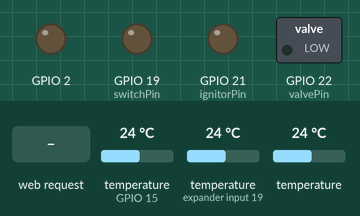
Simulated run of this sketch. Board: ESP32. Parts: switched loads named in the sketch (green lamp = pin HIGH), output pins drawn as LEDs (lit = HIGH). The inputs (shaded band) are chosen by the test bench; at power-on: temperature (sensors on GPIO 15, expander input 19) 24 °C, temperature 24 °C. Pins used as bus, display or sensor lines are not drawn.

Above: at 1.2 s.
1.3 s: HTTP request GET /heaterTunrOn received
At 2.5 s:
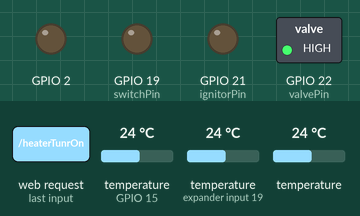
3.5 s: HTTP request GET /heaterTunrOff received
At 32.5 s:
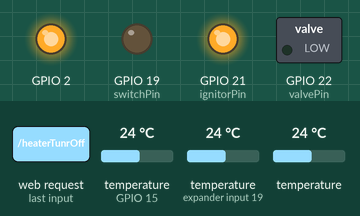
Timing chart, 0 to 33.5 s (numbered marks = the images above; inputs shaded):
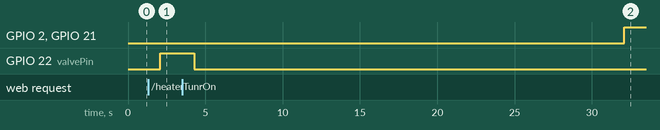

Measured:
- after the input at 1.3 s, GPIO 22 (valvePin): LOW → HIGH after 0.79 s
- after the input at 3.5 s, GPIO 22 (valvePin): HIGH → LOW after 0.79 s

The sketch:

sketch_may10a.ino
```cpp
#include <WiFi.h>
#include <WebServer.h>
#include <OneWire.h>
#include <DallasTemperature.h>

// WiFi setting
const char* ssid = "OV-65";
const char* passworg = "01234567";

// IP setting
IPAddress local_ip(192,168,2,1);
IPAddress gateway(192,168,2,1);
IPAddress subnet(255,255,255,0);
WebServer server(80);

const int powerPin = 18;
const int switchPin = 19;
const int ignitorPin = 21;
const int valvePin = 22;
const int tempPin = 15;

const int ignitorDelay = 30 * 1000; // msec
const int stabilizationDelay = 30 * 1000; // msec

OneWire oneWire(tempPin);
DallasTemperature sensors(&oneWire);

DeviceAddress exhaustSensor = {0x28, 0x44, 0xC7, 0x46, 0xD4, 0x9C, 0x3C, 0x39};
DeviceAddress blowSensor = {0x28, 0xE1, 0x7D, 0x46, 0xD4, 0x5D, 0x7F, 0xA8};
DeviceAddress garageTempSensor = {0x28, 0xC7, 0xFB, 0x46, 0xD4, 0x6A, 0x19, 0x00};


// 0 = off
// 1 = start
// 2 = on
// 3 = stop
// 4 = fail
int state = 0;

class Heater;
Heater *ov65;

class Relay {
  private:
  int pin;

  public:
  Relay(int _pin){
    pin = _pin;
    pinMode(pin, OUTPUT);
  }

  void turnOn(){
    digitalWrite(pin, HIGH);
  }

  void turnOff(){
    digitalWrite(pin, LOW);
  }
};

class Motor : Relay {
  public:
  Motor(int _pin) : Relay (_pin) {}

  void lowSpeed(){
    turnOn();
  }

  void HighSpeed(){
    turnOff();
  }
};

class Heater {
  private:
  Relay *power;
  Motor *motor;
  Relay *ignitor;
  Relay *valve;

  public:
  Heater(Relay *_power, Motor *_motor, Relay *_ignitor, Relay *_valve){
    power = _power;
    motor = _motor;
    ignitor = _ignitor;
    valve = _valve;

    power->turnOff();
    ignitor->turnOff();
    valve->turnOff();
  }

  void run(){
    state = 1;
    power->turnOn();
    valve->turnOn();
    motor->HighSpeed();

    Serial2.println("before delay");
    delay(ignitorDelay);
    Serial2.println("after delay");

    ignitor->turnOn();
    digitalWrite(2, HIGH);

    delay(stabilizationDelay);

    ignitor->turnOff();
    digitalWrite(2, LOW);
    Serial2.println("before change state");
    state = 2;
    Serial2.println("after change state");

    return;
  }

  static void runImpl(void* _this){
    ((Heater*)_this)->run();
    vTaskDelete(NULL);
  }

  void heaterRun(){
    xTaskCreatePinnedToCore(this->runImpl, "ov65-run", 10000, this, 0, NULL, 0);
  }

  void stop(){
    state = 3;
    valve->turnOff();
    // 5 minutes
    delay(5  * 1000);
    power->turnOff();
    state = 0;
  }

  static void stopImpl(void* _this){
    ((Heater*)_this)->stop();
    vTaskDelete(NULL);
  }

  void heaterStop(){
    xTaskCreatePinnedToCore(this->stopImpl, "ov65-stop", 10000, this, 0, NULL, 0);
  }
};

void handle_OnConnect() {
  server.send(200, "text/html", SendHTML());
}

void handle_heaterTunrOn(){
  server.send(200, "text/html", SendHTML());
  ov65->heaterRun();
}

void handle_heaterTunrOff(){
  server.send(200, "text/html", SendHTML());
  ov65->heaterStop();
}

void handle_NotFound(){
  server.send(404, "text/plain", "Not found");
}

String SendHTML(){
  String ptr = "<!DOCTYPE html> <html>\n";
  ptr +="<meta http-equiv=\"Content-type\" content=\"text/html; charset=utf-8\"><head><meta name=\"viewport\" content=\"width=device-width, initial-scale=1.0, user-scalable=no\">\n";
  ptr +="<title>Управление отопителем</title>\n";
  ptr +="<style>html { font-family: Helvetica; display: inline-block; margin: 0px auto; text-align: center;}\n";
  ptr +="body{margin-top: 50px;} h1 {color: #444444;margin: 50px auto 30px;} h3 {color: #444444;margin-bottom: 50px;}\n";
  ptr +=".button {display: block;width: 80px;background-color: #3498db;border: none;color: white;padding: 13px 30px;text-decoration: none;font-size: 25px;margin: 0px auto 35px;cursor: pointer;border-radius: 4px;}\n";
  ptr +=".button-on {background-color: #3498db;}\n";
  ptr +=".button-on:active {background-color: #2980b9;}\n";
  ptr +=".button-off {background-color: #34495e;}\n";
  ptr +=".button-off:active {background-color: #2c3e50;}\n";
  ptr +="p {font-size: 14px;color: #888;margin-bottom: 10px;}\n";
  ptr +="</style>\n";
  ptr +="</head>\n";
  ptr +="<body>\n";
  ptr +="<h1>ОВ-65 дистанционное управление</h1>\n";
  switch (state){
    case 0:
    {
      ptr +="<p>Состояние Отопителя: ВЫКЛЮЧЕН.</p><a class=\"button button-on\" href=\"/heaterTunrOn\">ВКЛ.</a>\n";
      break;
    }
    case 1:
    {
      ptr +="<p>Состояние Отопителя: ВКЛЮЧАЕТСЯ.</p><a class=\"button button-off\" href=\"/heaterTunrOff\">ВЫКЛ.</a>\n";
      break;
    }
    case 2:
    {
      ptr +="<p>Состояние Отопителя: ВКЛЮЧЕН.</p><a class=\"button button-off\" href=\"/heaterTunrOff\">ВЫКЛ.</a>\n";
      break;
    }
    case 3:
    {
      ptr +="<p>Состояние Отопителя: ВЫКЛЮЧАЕТСЯ.</p><a class=\"button button-off\" href=\"/heaterTunrOff\">ВЫКЛ.</a>\n";
      break;
    }
  }
  sensors.requestTemperatures();
  ptr +="<h1>Температура выхлопных газов: " + String(sensors.getTempC(exhaustSensor)) + "°C</h1>\n";
  ptr +="<h1>Температура выходного воздуха: " + String(sensors.getTempC(blowSensor)) + "°C</h1>\n";
  ptr +="<h1>Температура в гараже: " + String(sensors.getTempC(garageTempSensor)) + "°C</h1>\n";
  ptr += "<meta http-equiv=\"refresh\" content=\"1; URL=/\">\n";
  ptr +="</body>\n";
  ptr +="</html>\n";
  return ptr;
}

void setup() {
}

void loop() {
  pinMode(2, OUTPUT);

  Relay *power = new Relay(powerPin);
  Motor *motor = new Motor(switchPin);
  Relay *ignitor = new Relay(ignitorPin);
  Relay *valve = new Relay(valvePin);

  ov65 = new Heater(power, motor, ignitor, valve);

  WiFi.softAP(ssid, passworg);
  WiFi.softAPConfig(local_ip, gateway, subnet);
  delay(100);
  server.on("/", handle_OnConnect);
  server.on("/heaterTunrOff", handle_heaterTunrOff);
  server.on("/heaterTunrOn", handle_heaterTunrOn);
  server.onNotFound(handle_NotFound);
  server.begin();
  sensors.begin();

  while(true){
    server.handleClient();
  }
}
```
